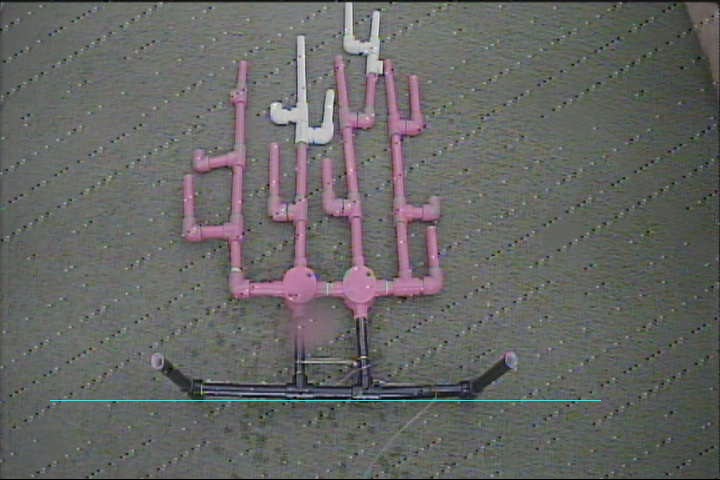
#> input picture gui/old.png, 720 x 480 px
$ python -i task_test.py   (imports and definitions only)
#> lines starting #> are read from the running program, lines starting #| are printed output that depends on the picture
#> further down, picture is the input picture: shape (480, 720, 3); mean B, G, R 99.9, 102, 101.7
""" Driver code for task 2.2"""
import cv2
from object_detection_module import COLORS, AREA, MIN_MATCH_COUNT, extract
from object_detection_module import check_for_matches, detect, print_contours, addassistant
import numpy as np

# Define Script constants
SAMPLING_RATE = 250
DEBUG = False  # Select debug mode
MANUAL = False  # Turn manual mode off and on
# Define Script variables
FRAME_COUNT = 0  # Frames tracking variable
SAMPLE_COUNTER = 0  # Samples trackingcounter
SIZE_TOLERENCE = 0.3  # tolerence of size
contours = {'growth_cnts': [], 'death_cnts': [], 'blotching_cnts': [], 'recovery_cnts': []}
# [1 line not run here, left out]


# trackbars
def nothing(x):
    pass

# [9 lines of commented-out code are left out]


def simplest_cb(img, percent=1):
#> called with percent = 1
    out_channels = []
    cumstops = (
        img.shape[0] * img.shape[1] * percent / 200.0,
        img.shape[0] * img.shape[1] * (1 - percent / 200.0)
    )
#> cumstops = (1728, 343872)
    for channel in cv2.split(img):
        cumhist = np.cumsum(cv2.calcHist([channel], [0], None, [256], (0,256)))
        low_cut, high_cut = np.searchsorted(cumhist, cumstops)
        lut = np.concatenate((
            np.zeros(low_cut),
            np.around(np.linspace(0, 255, high_cut - low_cut + 1)),
            255 * np.ones(255 - high_cut)
        ))
        out_channels.append(cv2.LUT(channel, lut.astype('uint8')))
#> this loop made 3 passes
#> (low_cut, high_cut) on passes 1 to 3: (26, 194), (25, 193), (17, 192)
#> after the loop, out_channels = 3 items
    return cv2.merge(out_channels)
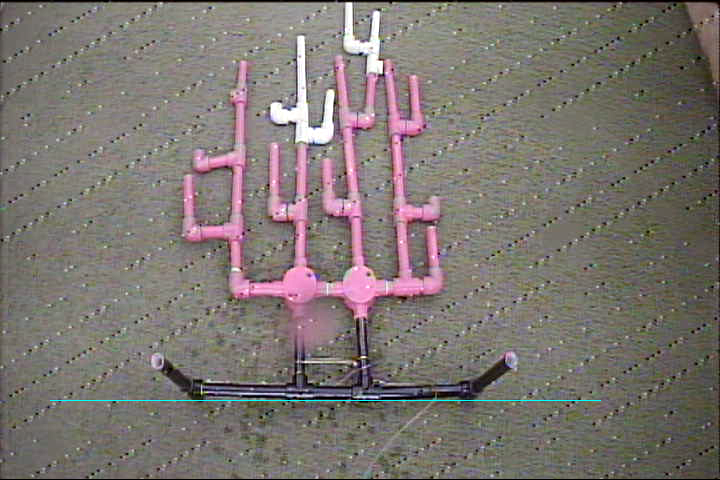
#> returned value: shape (480, 720, 3); mean of channels 0, 1, 2 112, 116.7, 123.5; drawn as B, G, R


# Read old image and resize it to the size of the camera dimensions

# [44 lines left out: function colonyhealthfunction, not called in this run]

# colonyhealthfunction()

# trackbars()
# [77 lines not run here, left out]

>>> import cv2
>>> picture = cv2.imread('old.png')
>>> result = simplest_cb(picture)
